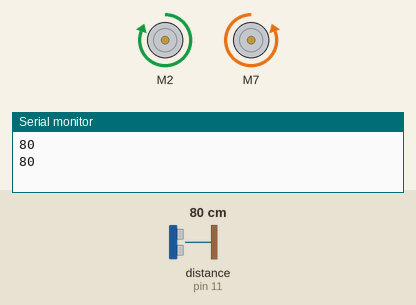
Simulated run of this sketch. Board: Arduino Uno, built with avr-gcc and run on an emulated ATmega328P. Parts: 2 × DC motor (green arrow = forward, orange = backward, longer = faster), the last lines printed to the serial monitor. Wiring (inferred from the names in the program): ultrasonic range finder: trigger pin 12; echo pin 11. Inputs (shaded band) come from the test bench; at power-on: distance to the obstacle (sensor on pin 11) 80 cm. The echo pulse lasts 58.3 µs per cm.

Above: at 1.8 s.
1.9 s: distance to the obstacle (sensor on pin 11) set to 7 cm
3.4 s: distance to the obstacle (sensor on pin 11) set to 4 cm
At 4.9 s:
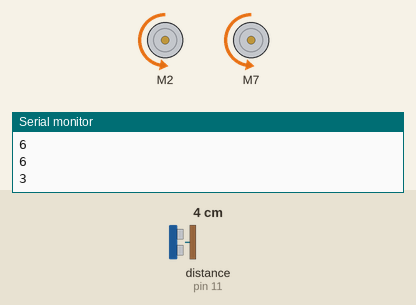
5.5 s: distance to the obstacle (sensor on pin 11) set to 9 cm
At 6.9 s:
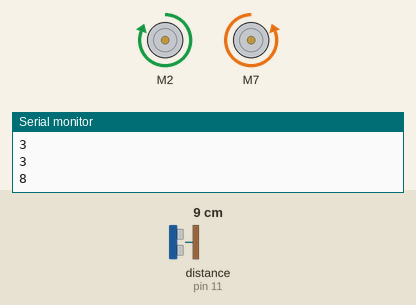
8.1 s: distance to the obstacle (sensor on pin 11) set to 2 cm
At 9.7 s:
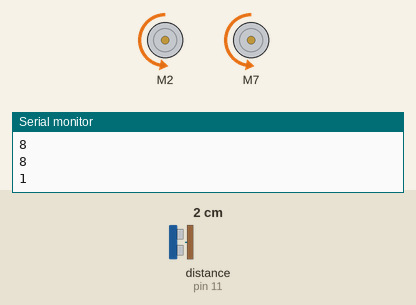
Timing chart, 0 to 11.1 s (numbered marks = the images above; inputs shaded):
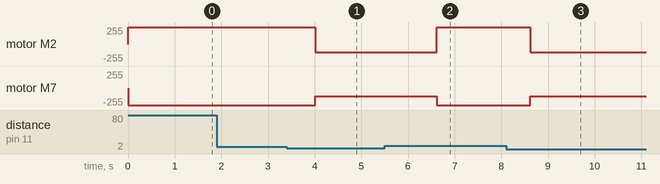

The sketch:

test.ino
```cpp
/******************************************************************************
Resources: TB6612 SparkFun Library
Development environment specifics:
  Developed on Arduino 1.6.4
  Developed with ROB-9457
******************************************************************************/

// This is the library for the TB6612 that contains the class Motor and all the
// functions
#include <SparkFun_TB6612.h>
#include <stdio.h>
#include <stdlib.h>

// Pins for all inputs, keep in mind the PWM defines must be on PWM pins
// the default pins listed are the ones used on the Redbot (ROB-12097) with
// the exception of STBY which the Redbot controls with a physical switch
#define AIN1 2
#define BIN1 7
#define AIN2 4
#define BIN2 8
#define PWMA 5
#define PWMB 6
#define STBY 9

// these constants are used to allow you to make your motor configuration
// line up with function names like forward.  Value can be 1 or -1
const int offsetA = 1;
const int offsetB = -1;

//const int trigPin = 12;
//const int echoPin = 11;
const int out=12;
const int in=11;
int i = 0;
// Initializing motors.  The library will allow you to initialize as many
// motors as you have memory for.  If you are using functions like forward
// that take 2 motors as arguements you can either write new functions or
// call the function more than once.
Motor motor1 = Motor(AIN1, AIN2, PWMA, offsetA, STBY);
Motor motor2 = Motor(BIN1, BIN2, PWMB, offsetB, STBY);

void setup()
{
   Serial.begin(9600);
   boolean driving = false;
   pinMode(in, INPUT); //remember: the Echo pin is the microphone pin
   pinMode(out, OUTPUT); //remember: the Trig pin is the speaker pin
}


void loop()
{

 // establish variables for duration of the ping,
  // and the distance result in inches and centimeters:
  long dur;
  long dis;
  long cm;

  digitalWrite(out,LOW);
  delayMicroseconds(2);

  digitalWrite(out,HIGH);
  delayMicroseconds(10);
  digitalWrite(out,LOW);

  dur=pulseIn(in,HIGH);


  cm = microsecondsToCentimeters(dur);
  if (cm < 5) {
    left(motor1, motor2, 255);
    delay(300);
  } else {
    forward(motor1, motor2, 255);
  }
  Serial.println(String(cm));
  delay(1000);

//

//
//
//  Serial.write(cm);
//  delay(1000);

//  if (Serial.available()) {
//
//    String str = Serial.readStringUntil('\n');
//    char compass = str[0];
//    Serial.println(compass);
//
//    if (compass == 'L') {
//      left(motor1, motor2, 100);
//    } else if (compass == 'R') {
//     right(motor1, motor2, 100);
//    } else if (compass == 'F') {
//      forward(motor1, motor2, 100);
//    } else if (compass == 'B') {
//      forward(motor1, motor2, -100);
//    } else if (compass = 'S') {
//      brake(motor1, motor2);
//    }
//  }
//}
}
long microsecondsToCentimeters(long microseconds)
{
  // The speed of sound is 340 m/s or 29 microseconds per centimeter.
  // The ping travels out and back, so to find the distance of the
  // object we take half of the distance travelled.
  return microseconds / 29 / 2;
}
```

Measured:
- the behaviour switches between 6 and 5 cm on distance to the obstacle (sensor on pin 11) (found by bisection; images 0 and 1)
- after the input at 3.4 s, motor M2: forward 255/255 → backward 127/255 after 0.61 s; motor M7: backward 255/255 → backward 127/255 after 0.61 s
- after the input at 5.5 s, motor M2: backward 127/255 → forward 255/255 after 1.1 s; motor M7: backward 127/255 → backward 255/255 after 1.1 s
- after the input at 8.1 s, motor M2: forward 255/255 → backward 127/255 after 0.52 s; motor M7: backward 255/255 → backward 127/255 after 0.52 s
